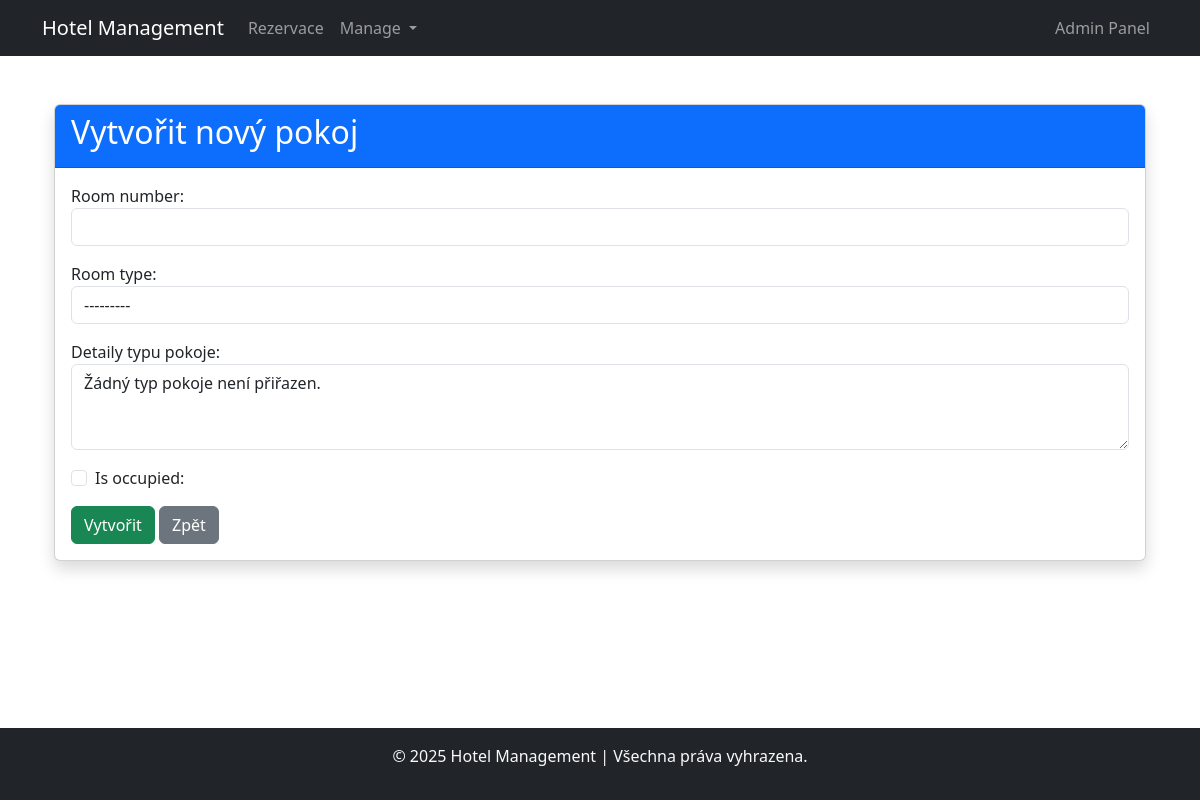
Before: /room/create/ with the older database file.
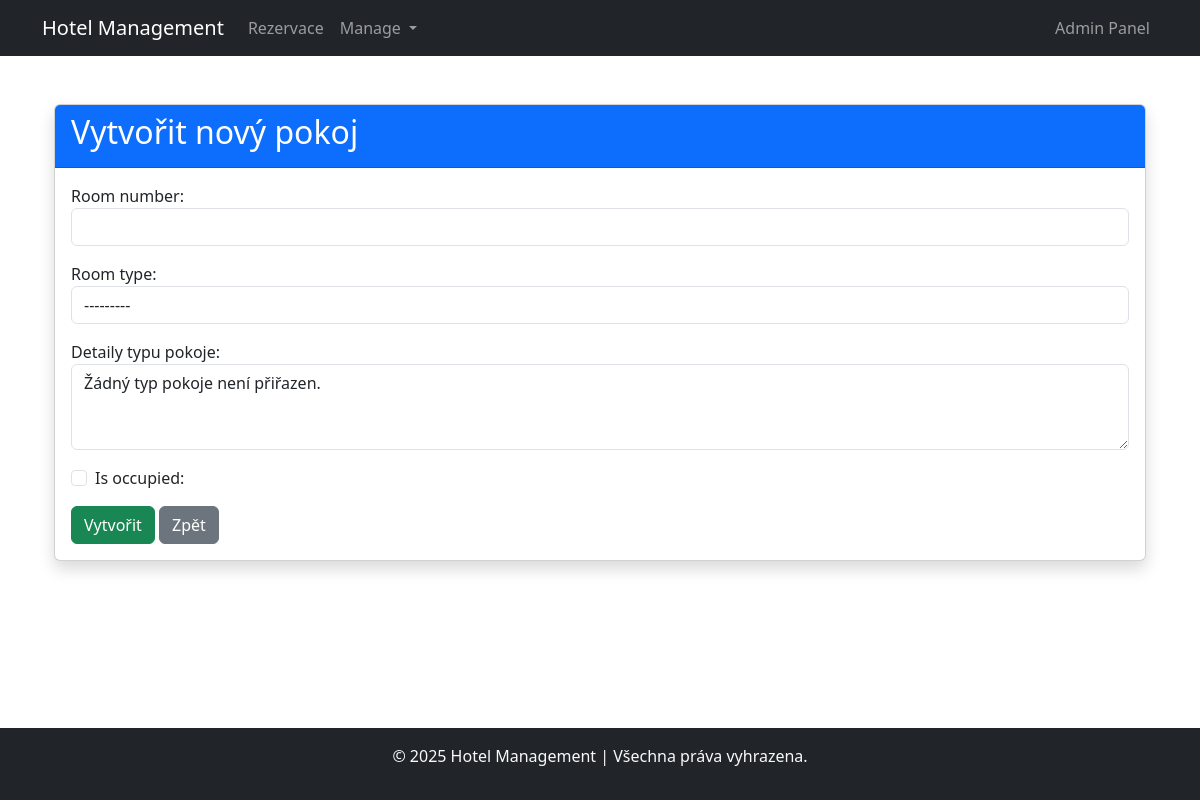
After: the same page with the newer database file.
### blog/models.py (models this page shows)
class RoomType(models.Model):
    room_type_id = models.AutoField(primary_key=True)
    name = models.CharField(max_length=50)
    bed_count = models.IntegerField()
    price_per_night = models.DecimalField(max_digits=10, decimal_places=2)
    def __str__(self):
        return self.name

### blog/views.py (the view)
# urls.py: path('room/create/', views.room_create, name='room_create'),
def room_create(request):
    if request.method == 'POST':
        form = RoomForm(request.POST)
        if form.is_valid():
            form.save()
            return redirect('room_management')  # Přesměrování na stránku správy pokojů
    else:
        form = RoomForm()
    return render(request, 'forms/room_form.html', {'form': form})

### blog/forms.py
class RoomForm(forms.ModelForm):
    class Meta:
        model = Room
        fields = ['room_type', 'room_number', 'is_occupied']

### blog/templates/forms/room_form.html (shortened to what this page needs)
{% extends 'base.html' %}
{% block content %}
<div class="container mt-4">
    <div class="card shadow">
        <div class="card-header bg-primary text-white">
            <h2>Vytvořit nový pokoj</h2>
        </div>
        <div class="card-body">
            <form method="post">
                <div class="mb-3">
                    {{ form.room_number.label_tag }}
                    {{ form.room_number }}
                </div>
                <div class="mb-3">
                    {{ form.room_type.label_tag }}
                    {{ form.room_type }}
                </div>
                <div class="mb-3">
                    {{ form.room_type_details.label_tag }}
                    {{ form.room_type_details }}
                </div>
                <div class="form-check mb-3">
                    {{ form.is_occupied }}
                    {{ form.is_occupied.label_tag }}
                </div>
                <button type="submit" class="btn btn-success">Vytvořit</button>
                <a href="{% url 'room_management' %}" class="btn btn-secondary">Zpět</a>
            </form>
        </div>
    </div>
</div>
{% endblock %}

Changed rows visible on the page:
added RoomType: room_type "---------"
Other visible differences:
form field room_type: "---------" → (not shown)
